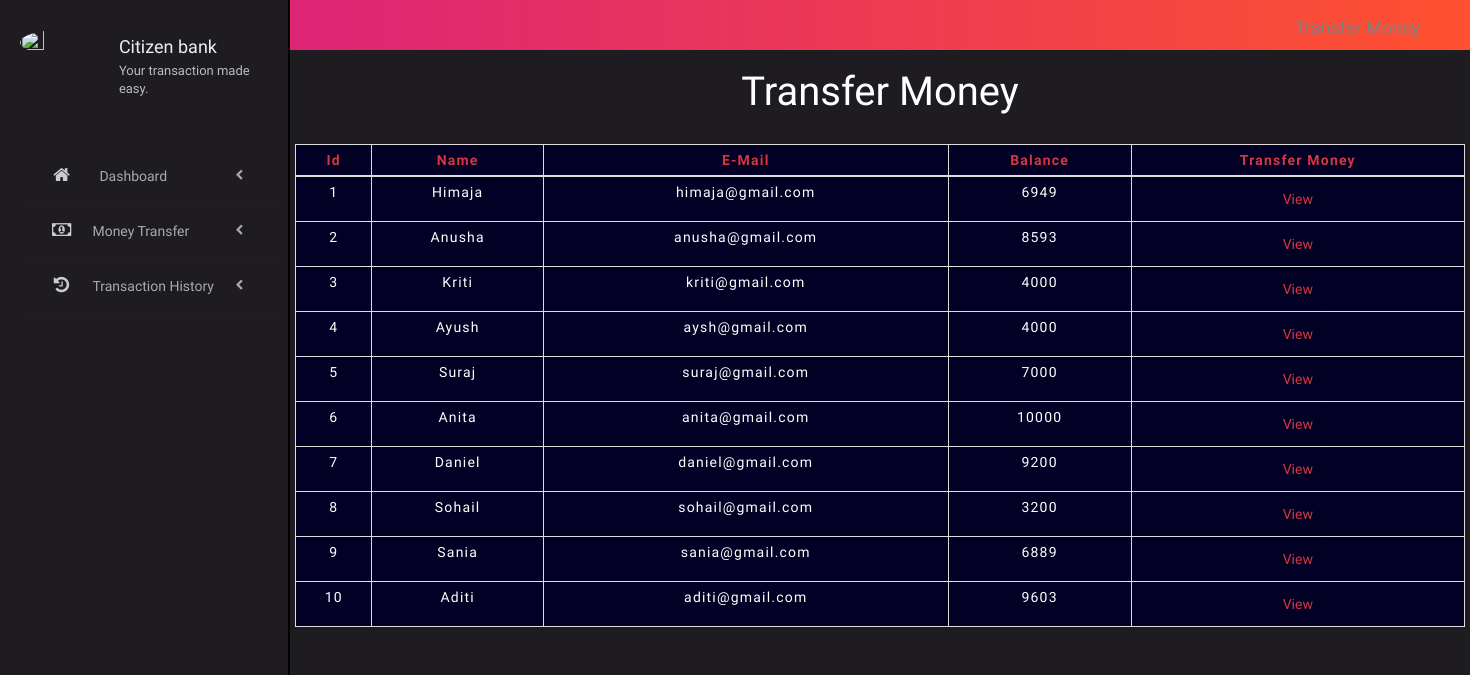
The app's page /TransferMoney.php with its own data.
### tables this page shows
CREATE TABLE `users` (
  `id` int(11) NOT NULL,
  `name` text NOT NULL,
  `email` varchar(30) NOT NULL,
  `balance` int(8) NOT NULL
);

### TransferMoney.php (the view, shortened to what this page needs)
<!DOCTYPE html>
<html lang="en">
<head>
    <link rel="stylesheet" href="https://maxcdn.bootstrapcdn.com/bootstrap/3.3.7/css/bootstrap.min.css">
    <link rel="stylesheet" href="https://maxcdn.bootstrapcdn.com/font-awesome/4.7.0/css/font-awesome.min.css">
    <link rel="stylesheet" href="css/table.css">
    <link rel="stylesheet" href="css/styles.css">
</head>
<body>
<aside class="side-nav" id="show-side-navigation1">
      <div class="heading">
        <img src="https://thumbs.dreamstime.com/b/creative-geometric-logo-sign-orange-pink-gradient-letter-m-your-company-207530185.jpg" alt="">
        <div class="info">
          <h3><a href="#">Citizen bank</a></h3>
          <p>Your transaction made easy.</p>
        </div>
      <ul class="categories">
        <li><i class="fa fa-home fa-fw" aria-hidden="true"></i> &emsp;<a href="index.php"> Dashboard</a>
        </li>
        <li><i class="fa fa-money fa-fw"></i>&emsp;<a href="#">Money Transfer</a>
        </li>
        <li><i class="fa fa-history fa-fw"></i>&emsp;<a href="TransactionHistory.php">Transaction History</a>
        </li>
      </ul>
    </aside>
    <section id="contents">
    <nav class="navbar navbar-default">
        <div class="container-fluid">
            <div class="navbar-header">
                <a class="navbar-brand" href="#"><p class="main-color">Transfer Money</p></a>
            </div>
        </div>
    </nav>
<?php
    include 'connection.php';
    $sql = "SELECT * FROM users";
    $result = mysqli_query($conn, $sql);
?>
    <div class="container">
        <h1  class="text-center pt-4">Transfer Money</h1>
        <br>
        <div class="row">
            <div class="col">
                <div class="table-responsive-sm">
                <table class="table table-hover table-sm table-striped table-condensed table-bordered">
                <thead>
                    <tr>
                    <th scope="col" class="text-center py-2">Id</th>
                    <th scope="col" class="text-center py-2">Name</th>
                    <th scope="col" class="text-center py-2">E-Mail</th>
                    <th scope="col" class="text-center py-2">Balance</th>
                    <th scope="col" class="text-center py-2">Transfer Money</th>
                    </tr>
                </thead>
                <tbody>
                    <?php
                        while($rows = mysqli_fetch_assoc($result)) {
                    ?>
                    <tr>
                        <td class="py2"><?php echo $rows['id']?></td>
                        <td class="py2"><?php echo $rows['name']?></td>
                        <td class="py2"><?php echo $rows['email']?></td>
                        <td class="py2"><?php echo $rows['balance']?></td>
                        <td><a href="userdetails.php?id= <?php echo $rows['id'] ;?>"> <button type="button" class="btn">View</button></a></td>
                    </tr>
                    <?php
                        }
                    ?>
                </tbody>
                </div>
            </div>
        </div>
    </div>
    </section>
</body>
</html>

### css/table.css (style rules this page uses)
h1 { color:white; text-align: center; font-size: 40px; }
.main-color { color:darkslategrey; }
.navbar-default { background: #FF512F; background: -webkit-linear-gradient(to right, #DD2476, #FF512F); background: linear-gradient(to right, #DD2476, #FF512F); }
table { letter-spacing: 1.2px; background-color: #020024; }
td { background-color: #020024; color: white; text-align: center; }
button { border:none; background: #020024; color:#d5363f; }
th { background-color: #020024; color: #d5363f; }

### css/styles.css (style rules this page uses)
* { padding: 0; margin: 0; -webkit-box-sizing: border-box; -moz-box-sizing: border-box; box-sizing: border-box; font-family: 'Droid Sans', sans-serif; outline: none; }
body { background-color: #1e1c20; }
#contents { position: relative; transition: .3s; margin-left: 290px; background-color: #1e1c20; }
.side-nav { float: left; height: 100%; width: 290px; background-color: #1e1c20; border-right: 2px solid black; color: #CCC; -webkit-transform: translateX(0); -moz-transform: translateX(0); transform: translateX(0); -webkit-transition: all .3s ease-in-out; -moz-transition: all .3s ease-in-out; transition: .3s; position: fixed; top: 0; left: 0; overflow: auto; z-index: 9999999 }
.side-nav .heading { background-color: #1e1c20; padding: 15px 5px 45px 20px; overflow: hidden; }
.side-nav .heading>img { border-radius: 50%; float: left; width: 30%; height: 20%; margin-top: 15px; }
.side-nav .info { float: left; width: 60%; margin-top: 18px; margin-left: 20px; }
.side-nav .heading .info>h3 { margin: 0 0 5px }
.side-nav .heading .info>h3>a { color: #EEE; font-weight: 100; margin-top: 4px; display: block; text-decoration: none; font-size: 18px; }
.side-nav .heading .info>p { color: #BBB; font-size: 13px; }
.side-nav .categories>li { padding: 17px 40px 17px 30px; position: relative; top: 40px; overflow: hidden; border-bottom: 1px solid rgba(255, 255, 255, 0.02); cursor: pointer; }
.side-nav .categories>li>a { color: #AAA; text-decoration: none; }
.side-nav .categories>li>i { font-size: 18px; margin-right: 5px }
.side-nav .categories>li>a:after { content: "\f053"; font-family: fontAwesome; font-size: 11px; line-height: 1.8; float: right; color: #AAA; -webkit-transition: all .3s ease-in-out; -moz-transition: all .3s ease-in-out; transition: all .3s ease-in-out; }
.main-color { margin-left:55em; color: grey; }
.navbar-default { background-color: rgba(0, 0, 0, 0.2); border: none ; border-radius: 0; margin: 0; }
.navbar-default .navbar-brand { color: #FFF !important }
.navbar-default .navbar-brand { line-height: 55px !important; padding: 0 !important }
.navbar>.container .navbar-brand, .navbar>.container-fluid .navbar-brand { margin: 0 !important }

### records on screen
users: id "1", name "Himaja", email "himaja@gmail.com", balance "6949"
users: id "2", name "Anusha", email "anusha@gmail.com", balance "8593"
users: id "3", name "Kriti", email "kriti@gmail.com", balance "4000"
users: id "4", name "Ayush", email "aysh@gmail.com", balance "4000"
users: id "5", name "Suraj", email "suraj@gmail.com", balance "7000"
users: id "6", name "Anita", email "anita@gmail.com", balance "10000"
users: id "7", name "Daniel", email "daniel@gmail.com", balance "9200"
users: id "8", name "Sohail", email "sohail@gmail.com", balance "3200"
users: id "9", name "Sania", email "sania@gmail.com", balance "6889"
users: id "10", name "Aditi", email "aditi@gmail.com", balance "9603"
